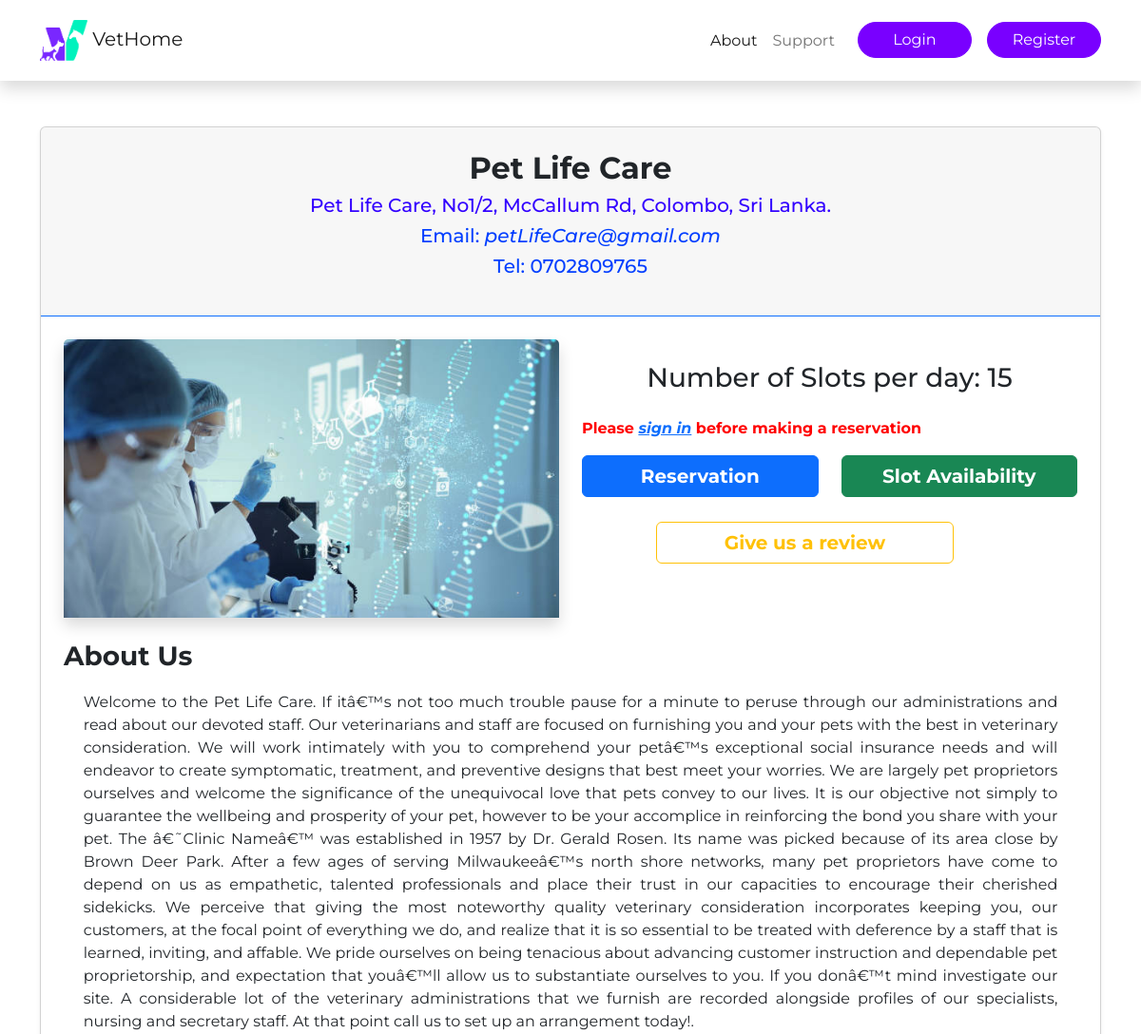
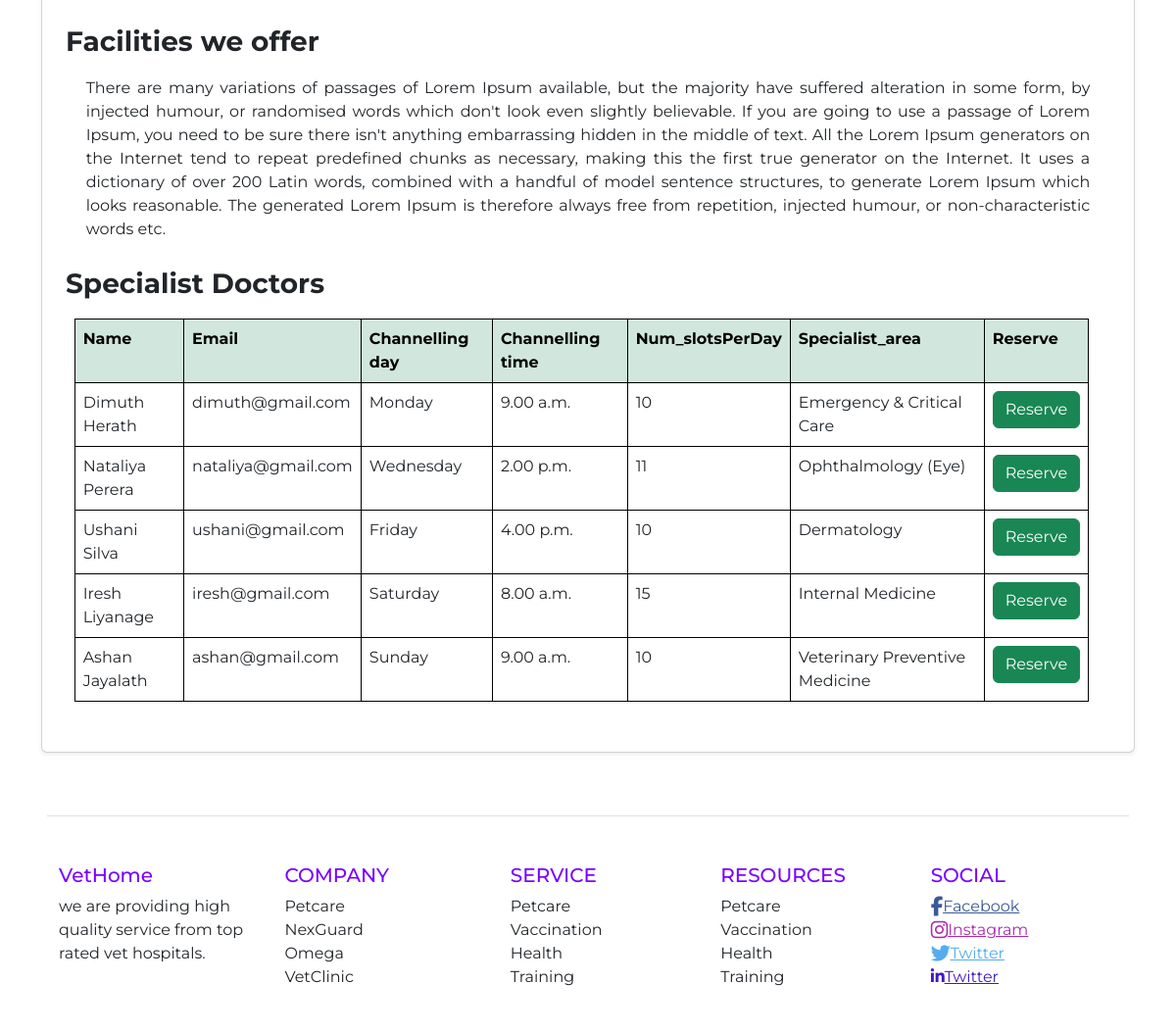
Screenshot of /singleHospital.php?Hospital_id=4 with the database file from the repository (2 pictures, top to bottom).
### tables this page shows
CREATE TABLE `hospital` (
  `Hospital_id` int(6) NOT NULL,
  `H_name` varchar(50) NOT NULL,
  `H_address` varchar(150) NOT NULL,
  `H_city` varchar(30) NOT NULL,
  `H_district` text NOT NULL,
  `H_email` varchar(30) NOT NULL,
  `H_phoneNumber` int(10) NOT NULL,
  `Num_slotsPerDay` int(30) NOT NULL,
  `About_us` text NOT NULL,
  `Facilities` text NOT NULL,
  `image_main` varchar(200) NOT NULL,
  `status` varchar(50) DEFAULT NULL,
  `requestActivation` varchar(20) DEFAULT NULL
);

CREATE TABLE `doctor` (
  `Doctor_id` int(6) NOT NULL,
  `Hospital_id` int(6) NOT NULL,
  `F_name` varchar(50) NOT NULL,
  `L_name` varchar(50) NOT NULL,
  `Email` varchar(50) NOT NULL,
  `Channelling_day` varchar(10) NOT NULL,
  `Channelling_time` varchar(20) NOT NULL,
  `Num_slotsPerDay` int(30) NOT NULL,
  `Specialist_area` varchar(50) NOT NULL,
  `Phone_number` int(10) NOT NULL
);

### functions.php (called while the page is built, shortened)
<?php
function loggedin(){
    if(isset($_SESSION['id'])&&!empty($_SESSION['id'])){
        return true;
    }else{
        return false;
    }
}
?>

### web/singleHospital.php (the view, shortened to what this page needs)
<?php
    require '../database_connector.php';
    require '../functions.php';
$hos_id=$_GET['Hospital_id'];
  $query="SELECT * FROM `hospital` WHERE `Hospital_id`= $hos_id";
    if($query_run = mysqli_query($con,$query)){
          while ($row = mysqli_fetch_assoc($query_run)){
              $name = $row['H_name'];
              $address = $row['H_address'];
              $email = $row['H_email'];
              $phone = $row['H_phoneNumber'];
              $image = $row['image_main'];
              $about = $row['About_us'];
              $facilities = $row['Facilities'];
              $slots = $row['Num_slotsPerDay'];
          }
    }else{
      echo "<script type='text/javascript'>alert('Database Error');</script>";
    }
?>
<!DOCTYPE html>
<html lang="en">
<head>
  <link rel="stylesheet" href="./bootstrap/dist/css/bootstrap.css">
  <link rel="stylesheet" href="index.css">
</head>
<body>
          <nav class="navbar navbar-expand-lg shadow">
            <div class="container mt-2 mb-2">
              <a class="navbar-brand" href="index.php"> <img src="./img/logo.png" alt="brand" width="50" height="43" > VetHome</a>
              <div class="collapse navbar-collapse ms-3" id="navMenu">
                <ul class="navbar-nav ms-3">
                  <li class="nav-item">
                    <a class="nav-link active" aria-current="page" href="#">About</a>
                  </li>
                  <li class="nav-item">
                    <a class="nav-link" href="../ContactUs.php">Support</a>
                  </li>
                  <?php
                  if(loggedin()){
                   echo "<form method='post'>
                       <input class='btn btn-primary btn-main btn-main-w ms-3' type='submit' name='user' class='button' value='User Profile' />
                    </form>
                    <form method='post'>
                    <input class='btn btn-primary btn-main btn-main-w ms-3' type='submit' name='logout' class='button' value='Logout' />
                   </form>";
                  }else{
                     echo " <form method='post'>
                         <input class='btn btn-primary btn-main btn-main-w ms-3' type='submit' name='login' class='button' value='Login' />
                     </form>
                     <form method='post'>
                          <input class='btn btn-primary btn-main btn-main-w ms-3' type='submit' name='register' class='button' value='Register' />
                    </form>";
                  }
                  ?>
                </ul>
              </div>
            </div>
          </nav>
          <div class="container">
            <div class="card mb-3 mt-5 shadow-sm">
            <div class="card-header border-primary text-center">
                  <h2 class="mt-3"><b><?php echo $name ?></b></h2>
                  <h5 style="color:#3200FF"><?php echo $address ?></h5>
                  <h5 style="color:#003EFF">Email: <i><?php echo $email ?></i></h5>
                  <h5 style="color:#003EFF">Tel: <?php echo "0".$phone ?></h5></br>
            </div>
                <div class="card-body p-4 ">
                  <div class="row">
                    <div class="col-sm-6">
                        <img src="../hospital/<?php echo $image; ?>" class="card-img-top shadow" alt="..." style="width:100%;" ></br></br>
                    </div>
                    <div class="col-sm-6">
                      <div class="row mt-4">
                        <p class="card-text h3 text-center">Number of Slots per day:  <?php echo $slots ?></p>
                      </div>
                      <div class="row mt-4">
                        <?php if(!loggedin()){
                            echo ' <p style="color:#FF0000;"><b>Please <i><a href="../login_form.php">sign in</a></i> before making a reservation</b></p>';
                        }?>
                        <div class="col-sm-6">
                          <form method="post">
                            <input type="submit" name="reserve" class="btn btn-primary" value="Reservation" style="width:100%;  font-size:15pt; font-weight:bold;"/>
                          </form>
                        </div>
                        <div class="col-sm-6">
                          <form method="post">
                            <input type="submit" name="searchSlots" class="btn btn-success" value="Slot Availability" style="font-size:15pt; font-weight:bold; width:100%;" />
                          </form>
                        </div>
                        <div class="col-sm-12">
                          <form method="post">
                            <input type="submit" name="review" class="btn btn-outline-warning" value="Give us a review" style="font-size:15pt; font-weight:bold; width:60%; margin:5% 15% 0" />
                          </form>
                        </div>
                      </div>
                    </div>
                  <h3 class="card-title"><b>About Us </b></h3>
                  <p class="card-text" style="text-align:justify; padding:1% 3% 1%;"><?php echo $about ?></p>
                  <h3 class="card-title"><b>Facilities we offer </b></h3>
                  <p class="card-text" style="text-align:justify; padding:1% 3% 1%;"><?php echo $facilities?></p>
                  <?php
                      $query2="SELECT * FROM `doctor` WHERE `Hospital_id` = $hos_id";
                      if($query_run = mysqli_query($con,$query2)){
                        $query_num_rows = mysqli_num_rows($query_run);
                        if($query_num_rows>0){
                          echo '<h3 class="card-title"><b>Specialist Doctors </b></h3>';
                  ?>
                <div class="row" style="padding:1% 2% 1% 3%;">
                  <table class="table">
                          <tr class="table-success">
                              <th>Name</th>
                              <th>Email</th>
                              <th>Channelling day</th>
                              <th>Channelling time</th>
                              <th>Num_slotsPerDay</th>
                              <th>Specialist_area</th>
                              <th>Reserve</th>
                          </tr>
                          <?php
                                  while ($row = mysqli_fetch_assoc($query_run)){
                                    $doc_id=$row['Doctor_id'];
                                      ?>
                              <tr>
                                  <td><?php echo $row['F_name']." ".$row['L_name']; ?></td>
                                  <td><?php echo $row['Email'] ?></td>
                                  <td><?php echo $row['Channelling_day'] ?></td>
                                  <td><?php echo $row['Channelling_time']?></td>
                                  <td><?php echo $row['Num_slotsPerDay']?></td>
                                  <td><?php echo $row['Specialist_area']?></td>
                                  <td>
                                      <?php
                                        if(loggedin()){
                                           echo '<a class="btn btn-success" href="reservation.php?Hospital_id='.$hos_id.'&Doctor_id='.$doc_id.'">Reserve</a>';
                                        }else{
                                          echo '<a class="btn btn-success" href="#">Reserve</a>';
                                        }
                                      ?>
                                  </td>
                              </tr>
                      <?php
                                  }
                          }
                          }else{
                              echo "Error in the query";
                          }
                      ?>
                  </table>
                </div>
                </div>
                </div>
              </div>
          </div>
    <section class="p-5 ">
        <div class="container border-top">
          <div class="row text-left mt-5 mb-5 justify-content-between">
            <div class="col-md">
              <h5>VetHome</h5>
              <p class="text-sm-start">
                we are providing high quality service from top rated vet hospitals.
              </p>
            </div>
            <div class="col-md ms-3">
              <h5>COMPANY</h5>
              <p>Petcare
                <br>NexGuard
                <br>Omega
                <br>VetClinic
              </p>
            </div>
            <div class="col-md ms-3">
              <h5>SERVICE</h5>
              <p>Petcare
                <br>Vaccination
                <br>Health
                <br>Training
              </p>
            </div>
            <div class="col-md">
              <h5>RESOURCES</h5>
              <p>Petcare
                <br>Vaccination
                <br>Health
                <br>Training
              </p>
            </div>
            <div class="col-md">
              <h5>SOCIAL</h5>
              <p><a style="color: #3b5998;" href="#!" role="button"><i class="fab fa-facebook-f fa-lg"></i>Facebook</a>
                    <br><a style="color: #ac2bac;" href="#!" role="button"><i class="fab fa-instagram fa-lg"></i>Instagram</a>
                    <br><a style="color: #55acee;" href="#!" role="button"><i class="fab fa-twitter fa-lg"></i>Twitter</a>
                    <br><a style="color: #3f1ac4;" href="#!" role="button"><i class="fab fa-linkedin-in"></i>Twitter</a>
                  </p>
            </div>
          </div>
        </div>
      </section>
</body>
</html>

### web/index.css (style rules this page uses)
h5 { color: #7900FF; }
.btn-main { background-color: #7900FF; border-color: #7900FF; border-radius: 2rem; }
.btn-main-w { width:120px; }

### web/singleHospital.php (style rules this page uses)
table, th, td { border: 1px solid black; }

### rows the page displays
hospital: H_name "Pet Life Care", H_address "Pet Life Care, No1/2, McCallum Rd, Colombo, Sri Lanka.", H_email "petLifeCare@gmail.com", H_phoneNumber "702809765", image_main (picture), Num_slotsPerDay "15", About_us "Welcome to the Pet Life Care. If itâ€™s not too much trouble pause for a minute to peruse through our administrations and read about our devoted staff. Our veterinarians and staff are focused on furnishing you and your pets with the best in veterinary consideration. We will work intimately with you to comprehend your petâ€™s exceptional social insurance needs and will endeavor to create symptomatic, treatment, and preventive designs that best meet your worries. We are largely pet proprietors ourselves and welcome the significance of the unequivocal love that pets convey to our lives. It is our objective not simply to guarantee the wellbeing and prosperity of your pet, however to be your…", Facilities "There are many variations of passages of Lorem Ipsum available, but the majority have suffered alteration in some form, by injected humour, or randomised words which don't look even slightly believable. If you are going to use a passage of Lorem Ipsum, you need to be sure there isn't anything embarrassing hidden in the middle of text. All the Lorem Ipsum generators on the Internet tend to repeat predefined chunks as necessary, making this the first true generator on the Internet. It uses a dictionary of over 200 Latin words, combined with a handful of model sentence structures, to generate Lorem Ipsum which looks reasonable. The generated Lorem Ipsum is therefore always free from…"
doctor: F_name "Dimuth", L_name "Herath", Email "dimuth@gmail.com", Channelling_day "Monday", Channelling_time "9.00 a.m.", Num_slotsPerDay "10", Specialist_area "Emergency & Critical Care"
doctor: F_name "Nataliya", L_name "Perera", Email "nataliya@gmail.com", Channelling_day "Wednesday", Channelling_time "2.00 p.m.", Num_slotsPerDay "11", Specialist_area "Ophthalmology (Eye)"
doctor: F_name "Ushani", L_name "Silva", Email "ushani@gmail.com", Channelling_day "Friday", Channelling_time "4.00 p.m.", Num_slotsPerDay "10", Specialist_area "Dermatology"
doctor: F_name "Iresh", L_name "Liyanage", Email "iresh@gmail.com", Channelling_day "Saturday", Channelling_time "8.00 a.m.", Num_slotsPerDay "15", Specialist_area "Internal Medicine"
doctor: F_name "Ashan", L_name "Jayalath", Email "ashan@gmail.com", Channelling_day "Sunday", Channelling_time "9.00 a.m.", Num_slotsPerDay "10", Specialist_area "Veterinary Preventive Medicine"
